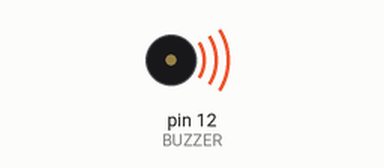
Simulated run of this sketch. Board: Arduino Uno, built with avr-gcc and run on an emulated ATmega328P. Parts: buzzer (waves = sounding).

Above: at 0.1 s.
At 3.5 s:
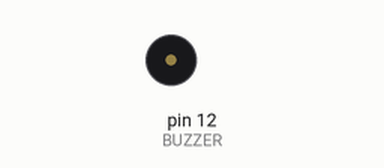
Timing chart, 0 to 4.1 s (numbered marks = the images above):
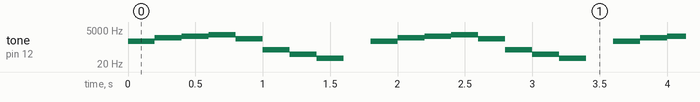

Measured:
- by itself, tone on pin 12 (BUZZER): repeats every 1.8 s: 1400 Hz 0.20 s, 1800 Hz 0.20 s, 2400 Hz 0.20 s, 1200 Hz 0.20 s, 200 Hz 0.20 s, 100 Hz 0.20 s, 50 Hz 0.20 s, silent 0.20 s, 800 Hz 0.20 s

The sketch:

Buzzer.ino
```cpp
#define BUZZER 12

void setup() {

  pinMode(BUZZER, OUTPUT);

}

void loop() {
  tone(BUZZER,800);
  delay(200);
  tone(BUZZER,1400);
  delay(200);
  tone(BUZZER,1800);
  delay(200);
  tone(BUZZER,2400);
  delay(200);
  tone(BUZZER,1200);
  delay(200);
   tone(BUZZER,200);
  delay(200);
     tone(BUZZER,100);
  delay(200);
     tone(BUZZER,50);
  delay(200);
     tone(BUZZER,0);
  delay(200);
}
```
